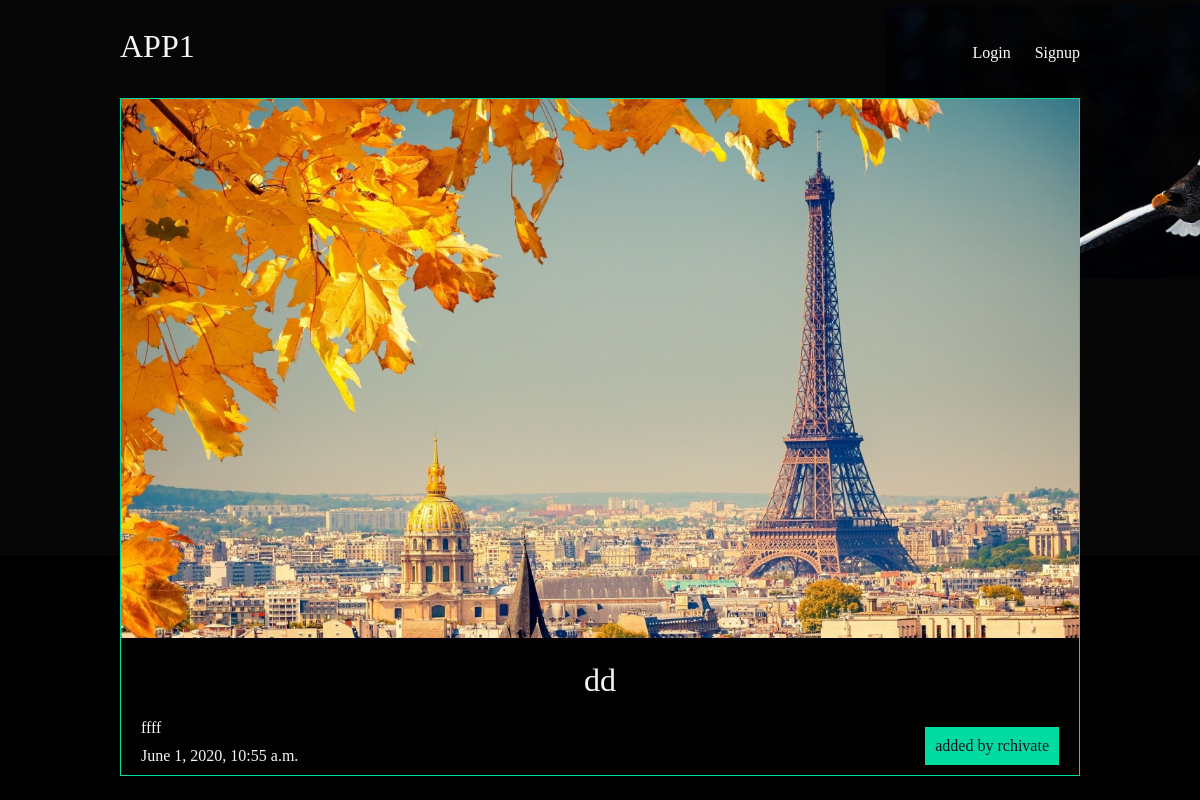
Page /app1/dd/ on the committed database.
### app1/models.py (models this page shows, shortened)
class Article(models.Model):
    title = models.CharField(max_length=100)
    slug = models.SlugField()
    body = models.TextField()
    date = models.DateTimeField(auto_now_add=True)
    thumb = models.ImageField(default='default.png' ,blank=True)
    author = models.ForeignKey(User,on_delete=models.CASCADE, default=None)

### app1/views.py (the view)
# urls.py: url(r'^(?P<slug>[\w-]+)/$' , article_detail, name="article_detail"),
def article_detail(request,slug):
    art=Article.objects.get(slug=slug)
    return render(request,'app1/detail.html',{'j':art})

### app1/templates/app1/detail.html
{% extends 'base_layout.html' %}
{% block content %}
<div class="article-detail">
    <div class="article">
        <img src="{{ j.thumb.url }}"/>
        <h2>{{ j.title }}</h2>
        <p>{{ j.body }}</p>
        <p>{{ j.date }}</p>
        <p class="author"> added by {{ j.author.username }}</p>
    </div>
</div>
{% endblock %}

### static/styles.css (style rules this page uses)
body { background-color: black; background-image: url(/static/ega.png); background-repeat: no-repeat; color: whitesmoke; }
body * { font-family: Ubuntu; }
h1, h2, h3, h4, h5 { font-weight: normal; margin: 0; }
.article { padding: 10px; border: 1px solid #00dba0; position: relative; padding-bottom: 40px; }
.article h2 { font-size: 1.2em; }
.article .author { padding: 10px; background: #00dba0; position: absolute; right: 0; bottom: 0; margin: 0; color: #0f121f; }
.article-detail .article { padding: 0; }
.article-detail .article img { max-width: 100%; }
.article-detail .article h2 { text-align: center; margin: 20px auto; font-size: 2em }
.article-detail .article p { margin: 10px 20px }

### rows in the picture
Article: thumb (picture), title "dd", body "ffff", date "June 1, 2020, 10:55 a.m.", author.username "rchivate"
